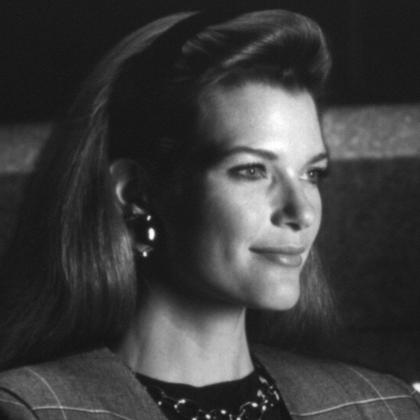
%> input picture 图像处理与分析实验/实验/实验1/Tracy.tif, 420 x 420 px, shrunk from 512 x 512 before the run
$ octave Q3.m   (GNU Octave 9; MATLAB toolbox functions it lacks are replaced by stand-ins)
%> lines starting %> are read from the running program, lines starting %| are printed output that depends on the picture
clc
clear
close all
img=imread('Tracy.tif');
%> img is the input picture: size 420x420 uint8; min 18, max 255, mean 60.7
[m,n]=size(img);    %确定图像的宽和高
%> m = 420; n = 420
figure
origin = img;
subplot(3,2,1)
imshow(img)
title("Origin")

for i=1:m
      for j=1:n
            img(i,j)=255-img(i,j);
      end
end
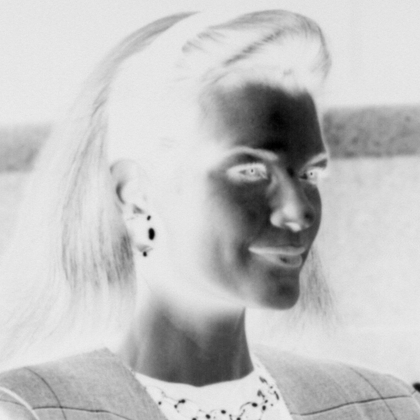
%> img: size 420x420 uint8; min 0, max 237, mean 194.3
subplot(3,2,2)
imshow(img)
title("Negtive")

img=imread('Tracy.tif');
img=im2double(img);
%> img: size 420x420 double
subplot(3,2,3)
for i=1:m
      for j=1:n
            img(i,j)=45.98*log(255*img(i,j)+1);
      end
end
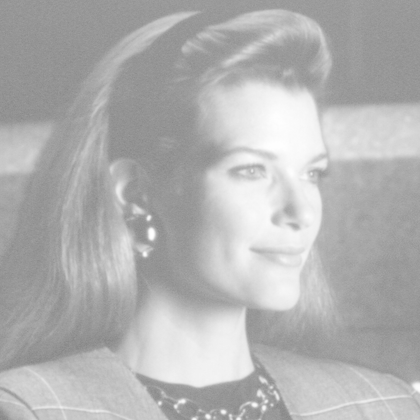
%> img: size 420x420 double; min 135.4, max 255, mean 178.6
imshow(uint8(img))
title("Log")

img=imread('Tracy.tif');
img=im2double(img);
subplot(3,2,4)
for i=1:m
      for j=1:n
            img(i,j)=1.5*power(img(i,j),0.5);
      end
end
imshow(img)
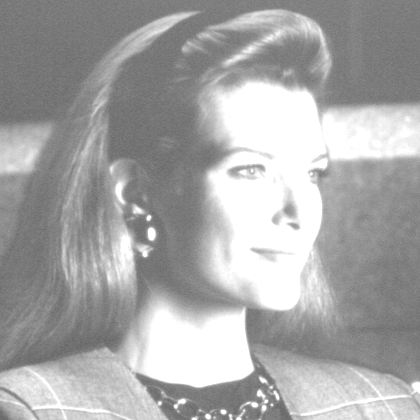
%> displayed picture: size 420x420, on the screen's scale of 0 to 255; min 102, max 255, mean 167.3
title("nth root")

subplot(3,2,5)
for i=1:m
      for j=1:n
           img(i,j)=exp(255*img(i,j)/45.98)-1;
      end
end
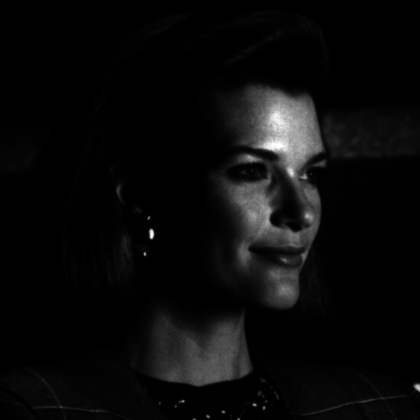
%> img: size 420x420 double; min 8.12, max 4099.4, mean 181.5; drawn with min black and max white
% img=img.*256;
img2=uint8(img);
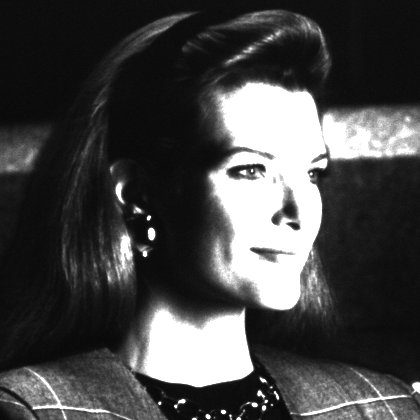
%> img2: size 420x420 uint8; min 8, max 255, mean 70.6
imshow(img2);
title("Inverse Log")

img=imread('Tracy.tif');
img=im2double(img);
subplot(3,2,6)
for i=1:m
      for j=1:n
            img(i,j)=1.5*power(img(i,j),2);
      end
end
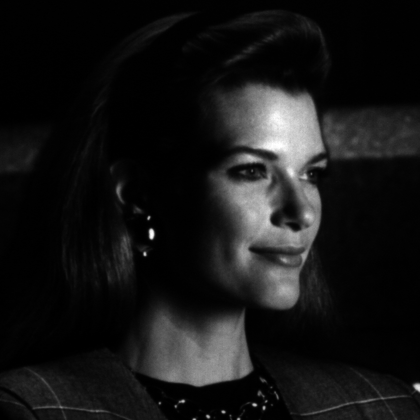
%> img: size 420x420 double; min 0.00747, max 1.5, mean 0.142; drawn with min black and max white
imshow(img)
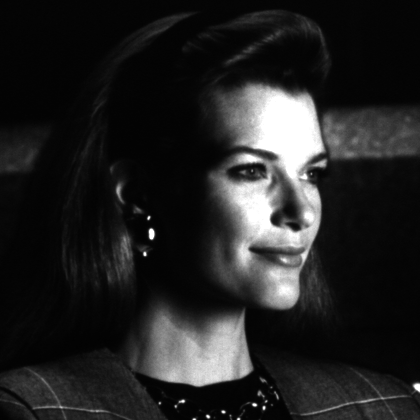
%> displayed picture: size 420x420, on the screen's scale of 0 to 255; min 2, max 255, mean 35.4
title("nth power")

$ run again, with 图像处理与分析实验/实验/实验1/pollen.tif copied over 图像处理与分析实验/实验/实验1/Tracy.tif
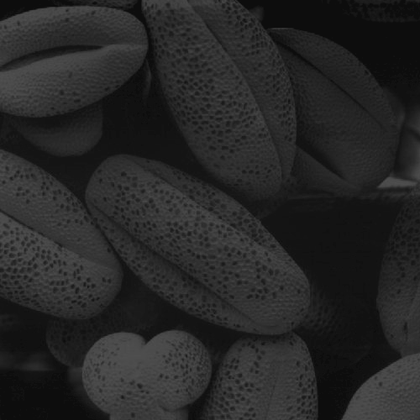
%> input picture 图像处理与分析实验/实验/实验1/pollen.tif, 420 x 420 px, shrunk from 500 x 500 before the run
%> img is the input picture: size 420x420 uint8; min 10, max 81, mean 38.7
%> after the loop `for i=1:m`:
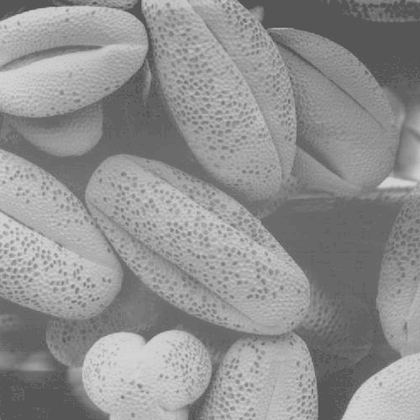
%> img: size 420x420 double; min 0.297, max 0.845, mean 0.569
%> after the loop `for i=1:m`:
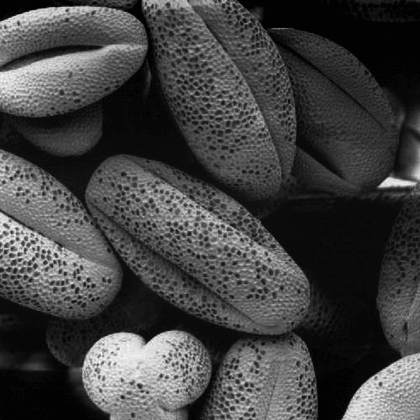
%> img: size 420x420 double; min 0.00231, max 0.151, mean 0.0415; drawn with min black and max white
